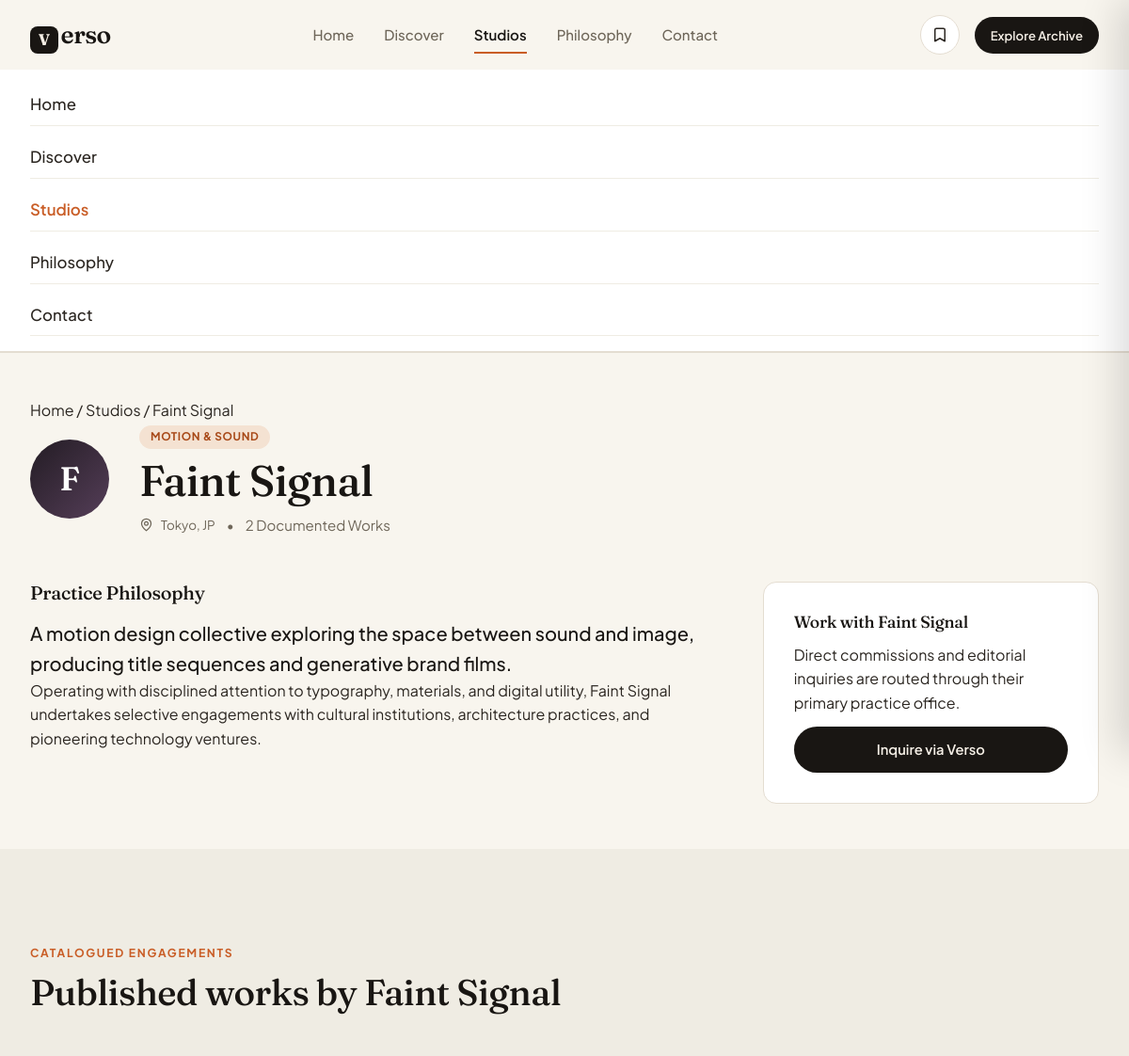
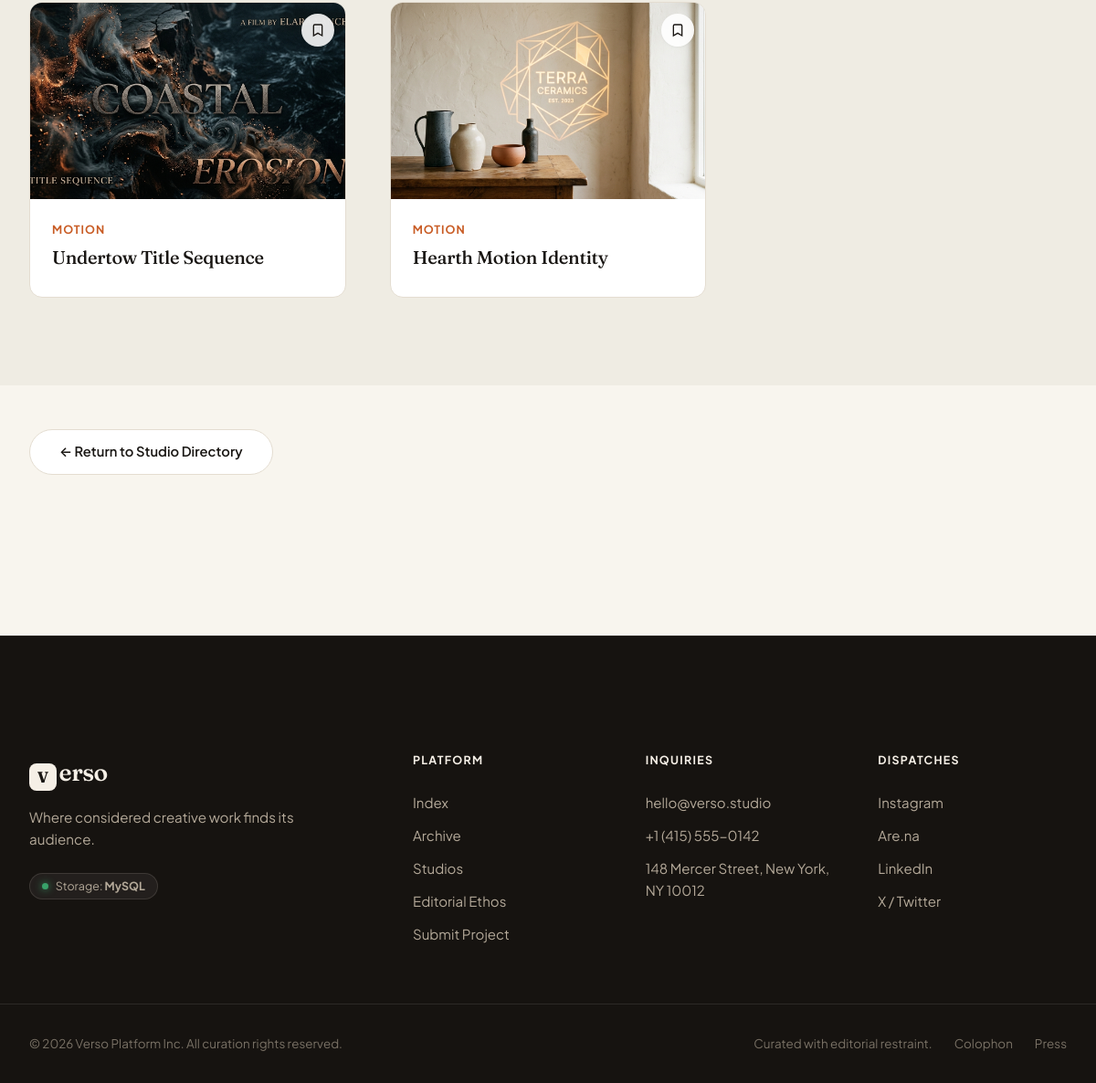
/studio.php?slug=faint-signal, run on the app's committed database (2 pictures, top to bottom).
### tables this page shows
CREATE TABLE IF NOT EXISTS studios (
    id INT AUTO_INCREMENT PRIMARY KEY,
    name VARCHAR(150) NOT NULL,
    slug VARCHAR(160) NOT NULL UNIQUE,
    specialty VARCHAR(150) NOT NULL,
    description TEXT NOT NULL,
    location VARCHAR(150) NOT NULL,
    visual_reference VARCHAR(150) NOT NULL,
    created_at TIMESTAMP DEFAULT CURRENT_TIMESTAMP
);

CREATE TABLE IF NOT EXISTS projects (
    id INT AUTO_INCREMENT PRIMARY KEY,
    title VARCHAR(200) NOT NULL,
    slug VARCHAR(220) NOT NULL UNIQUE,
    description TEXT NOT NULL,
    category VARCHAR(60) NOT NULL,
    creator_name VARCHAR(150) NOT NULL,
    creator_role VARCHAR(150) NOT NULL,
    visual_reference VARCHAR(150) NOT NULL,
    image_url VARCHAR(255) DEFAULT '',
    tags VARCHAR(255) DEFAULT '',
    featured TINYINT(1) NOT NULL DEFAULT 0,
    created_at TIMESTAMP DEFAULT CURRENT_TIMESTAMP,
    INDEX idx_category (category),
    INDEX idx_featured (featured)
);

### includes/functions.php (called while the page is built, shortened)
<?php
require_once __DIR__ . '/db.php';
function url(string $path = ''): string
{
    $base = rtrim(BASE_URL, '/');
    $path = '/' . ltrim($path, '/');
    return ($base === '' ? $path : $base . $path);
}
function h(?string $value): string
{
    return htmlspecialchars($value ?? '', ENT_QUOTES, 'UTF-8');
}
function visual_palette(string $seed): array
{
    $palettes = [
        ['#1B1D20', '#3E444E'],
        ['#201B18', '#664B35'],
        ['#1A2421', '#375249'],
        ['#231C24', '#553E58'],
        ['#1F2026', '#414763'],
        ['#281E1C', '#6E433B'],
        ['#1F241E', '#4B5C43'],
        ['#241E28', '#5E4968'],
    ];
    $hash = crc32($seed);
    return $palettes[abs($hash) % count($palettes)];
}
function get_project_image(array $project): ?string
{
    if (!empty($project['image_url'])) {
        $cleanPath = ltrim($project['image_url'], '/');
        $fullPath = dirname(__DIR__) . '/' . $cleanPath;
        if (file_exists($fullPath)) {
            return url($cleanPath);
        }
    }
    return null;
}
function fetch_studio_by_slug(string $slug): ?array
{
    $stmt = get_db()->prepare('SELECT * FROM studios WHERE slug = :slug LIMIT 1');
    $stmt->execute([':slug' => $slug]);
    $row = $stmt->fetch();
    return $row ?: null;
}
function fetch_projects_by_creator(string $creatorName, int $limit = 4): array
{
    $stmt = get_db()->prepare('SELECT * FROM projects WHERE creator_name = :name ORDER BY created_at DESC LIMIT :lim');
    $stmt->bindValue(':name', $creatorName);
    $stmt->bindValue(':lim', $limit, PDO::PARAM_INT);
    $stmt->execute();
    return $stmt->fetchAll();
}

### includes/db.php (called while the page is built, shortened)
<?php
class VersoDB
{
    private static ?PDO $pdo = null;
    private static ?bool $supabaseAvailable = null;
    public static function getPdo(): PDO
    {
        if (self::$pdo !== null) {
            return self::$pdo;
        }
        if (defined('DB_HOST') && defined('DB_NAME') && DB_HOST !== '') {
            try {
                $dsn = 'mysql:host=' . DB_HOST . ';dbname=' . DB_NAME . ';charset=' . DB_CHARSET;
                $options = [
                    PDO::ATTR_ERRMODE            => PDO::ERRMODE_EXCEPTION,
                    PDO::ATTR_DEFAULT_FETCH_MODE => PDO::FETCH_ASSOC,
                    PDO::ATTR_TIMEOUT            => 1,
                ];
                self::$pdo = new PDO($dsn, DB_USER, DB_PASS, $options);
                return self::$pdo;
            } catch (Throwable $e) {
            }
        }
        self::$pdo = new PDO('sqlite:' . SQLITE_DB_PATH);
        self::$pdo->setAttribute(PDO::ATTR_ERRMODE, PDO::ERRMODE_EXCEPTION);
        self::$pdo->setAttribute(PDO::ATTR_DEFAULT_FETCH_MODE, PDO::FETCH_ASSOC);
        return self::$pdo;
    }
    public static function supabaseGet(string $endpoint, array $queryParams = []): ?array
    {
        $url = rtrim(SUPABASE_URL, '/') . '/rest/v1/' . ltrim($endpoint, '/');
        if (!empty($queryParams)) {
            $url .= '?' . http_build_query($queryParams);
        }
        $ch = curl_init();
        $httpCode = curl_getinfo($ch, CURLINFO_HTTP_CODE);
        return null;
    }
    public static function isSupabaseAvailable(): bool
    {
        if (self::$supabaseAvailable !== null) {
            return self::$supabaseAvailable;
        }
        $test = self::supabaseGet('projects', ['select' => 'id', 'limit' => '1']);
        self::$supabaseAvailable = ($test !== null);
        return self::$supabaseAvailable;
    }
}
function get_db(): PDO
{
    return VersoDB::getPdo();
}

### studio.php (the view, shortened to what this page needs)
<?php
require_once __DIR__ . '/includes/functions.php';
$slug = trim($_GET['slug'] ?? '');
if ($slug) {
    $studio = fetch_studio_by_slug($slug);
        ?>
        <?php
    $work = fetch_projects_by_creator($studio['name']);
    [$v1, $v2] = visual_palette($studio['visual_reference']);
    include __DIR__ . '/includes/header.php';
    ?>
    <section class="section-tight">
      <div class="container">
        <nav class="breadcrumbs" aria-label="Breadcrumb">
          <a href="<?= url('index.php') ?>">Home</a>
          <span aria-hidden="true">/</span>
          <a href="<?= url('studio.php') ?>">Studios</a>
          <span aria-hidden="true">/</span>
          <span class="current"><?= h($studio['name']) ?></span>
        </nav>
        <div class="studio-profile-header">
          <div class="studio-avatar studio-avatar-large" style="--v1: <?= $v1 ?>; --v2: <?= $v2 ?>;" aria-hidden="true">
            <?= h(mb_substr($studio['name'], 0, 1)) ?>
          </div>
          <div class="studio-profile-title-block">
            <span class="badge"><?= h($studio['specialty']) ?></span>
            <h1 class="studio-profile-name"><?= h($studio['name']) ?></h1>
            <div class="studio-meta-strip">
              <span class="studio-location">
                <svg width="15" height="15" viewBox="0 0 24 24" fill="none" stroke="currentColor" stroke-width="2"><path d="M20 10c0 6-8 12-8 12s-8-6-8-12a8 8 0 0 1 16 0Z"/><circle cx="12" cy="10" r="3"/></svg>
                <?= h($studio['location']) ?>
              </span>
              <span class="meta-dot">&bull;</span>
              <span><?= count($work) ?> Documented Work<?= count($work) === 1 ? '' : 's' ?></span>
            </div>
          </div>
        </div>
        <div class="studio-profile-body">
          <div class="editorial studio-editorial">
            <h3 style="font-size: 1.25rem; margin-bottom: var(--space-4);">Practice Philosophy</h3>
            <p class="lead-paragraph"><?= h($studio['description']) ?></p>
            <p>Operating with disciplined attention to typography, materials, and digital utility, <?= h($studio['name']) ?> undertakes selective engagements with cultural institutions, architecture practices, and pioneering technology ventures.</p>
          </div>
          <div class="studio-contact-box">
            <h4>Work with <?= h($studio['name']) ?></h4>
            <p>Direct commissions and editorial inquiries are routed through their primary practice office.</p>
            <a href="<?= url('contact.php?subject=' . urlencode('Inquiry regarding ' . $studio['name'])) ?>" class="btn btn-primary btn-full">
              Inquire via Verso
            </a>
          </div>
        </div>
      </div>
    </section>
    <?php if (!empty($work)): ?>
    <section class="section section-muted">
      <div class="container">
        <div class="section-head">
          <div>
            <span class="eyebrow">Catalogued Engagements</span>
            <h2>Published works by <?= h($studio['name']) ?></h2>
          </div>
        </div>
        <div class="grid grid-3">
          <?php foreach ($work as $project):
            [$pv1, $pv2] = visual_palette($project['visual_reference']);
            $pimg = get_project_image($project);
          ?>
            <article class="card">
              <div class="card-media-wrap">
                <a href="<?= url('project.php?slug=' . urlencode($project['slug'])) ?>" class="card-media" aria-label="<?= h($project['title']) ?>">
                  <?php if ($pimg): ?>
                    <img src="<?= h($pimg) ?>" alt="<?= h($project['title']) ?>" class="card-img" loading="lazy">
                  <?php else: ?>
                    <div class="visual" style="--v1: <?= $pv1 ?>; --v2: <?= $pv2 ?>;" role="img" aria-label="<?= h($project['title']) ?>">
                      <span class="visual-tag"><?= h($project['title']) ?></span>
                    </div>
                  <?php endif; ?>
                </a>
                <button type="button" class="btn-bookmark" data-bookmark-slug="<?= h($project['slug']) ?>" aria-label="Save project">
                  <svg width="16" height="16" viewBox="0 0 24 24" fill="none" stroke="currentColor" stroke-width="2"><path d="m19 21-7-4-7 4V5a2 2 0 0 1 2-2h10a2 2 0 0 1 2 2v16z"/></svg>
                </button>
              </div>
              <div class="card-body">
                <div class="card-topline">
                  <span class="card-category"><?= h($project['category']) ?></span>
                </div>
                <h3 class="card-title">
                  <a href="<?= url('project.php?slug=' . urlencode($project['slug'])) ?>"><?= h($project['title']) ?></a>
                </h3>
              </div>
            </article>
          <?php endforeach; ?>
        </div>
      </div>
    </section>
    <?php endif; ?>
    <section class="section-tight text-center">
      <div class="container">
        <a href="<?= url('studio.php') ?>" class="btn btn-secondary">&larr; Return to Studio Directory</a>
      </div>
    </section>
    <?php
    include __DIR__ . '/includes/footer.php';
    exit;
}
include __DIR__ . '/includes/header.php';
?>
<?php include __DIR__ . '/includes/footer.php'; ?>

### data on the page
studios: name "Faint Signal", name "F", specialty "MOTION & SOUND", location "Tokyo, JP", description "A motion design collective exploring the space between sound and image, producing title sequences and generative brand films."
projects: image_url (picture), category "MOTION", title "Undertow Title Sequence"
projects: image_url (picture), category "MOTION", title "Hearth Motion Identity"

### other printed values
count($work) "2"
SITE_TAGLINE "Where considered creative work finds its audience."
VersoDB::getActiveDriver() "MySQL"
SITE_EMAIL "hello@verso.studio"
SITE_PHONE "+1 (415) 555-0142"
SITE_ADDRESS "148 Mercer Street, New York, NY 10012"
